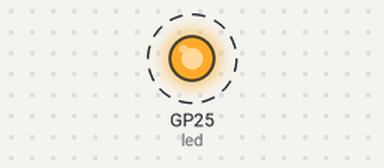
The program below on a simulated Raspberry Pi Pico running MicroPython. Parts: output pins drawn as LEDs (lit = HIGH). Dashed ring = blinking. What the program prints to the serial console is not drawn.

Above: at 0.5 s.
Timing chart, 0 to 4.6 s (numbered marks = the images above):
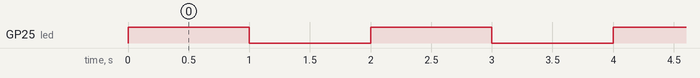

The program:

led.py
```python
from machine import Pin

import time

led = Pin("LED", Pin.OUT)

# Lチカを実行する
while True:
    led.on()
    print("LED点灯")

    time.sleep(1)

    led.off()
    print("LED消灯")

    time.sleep(1)


# BOOTSELボタンを押してLED(1=ON, 0=OFF)
# while True:
#     if rp2.bootsel_button() == 1:
#         led.on()
#         print("LED点灯")
#
#     elif rp2.bootsel_button() == 0:
#         led.off()
#         print("LED消灯")
#
#     else:
#         print("エラー発生")
#

        
```

Measured:
- by itself, GP25 (led): alternates HIGH for 1.0 s and LOW for 1.0 s
